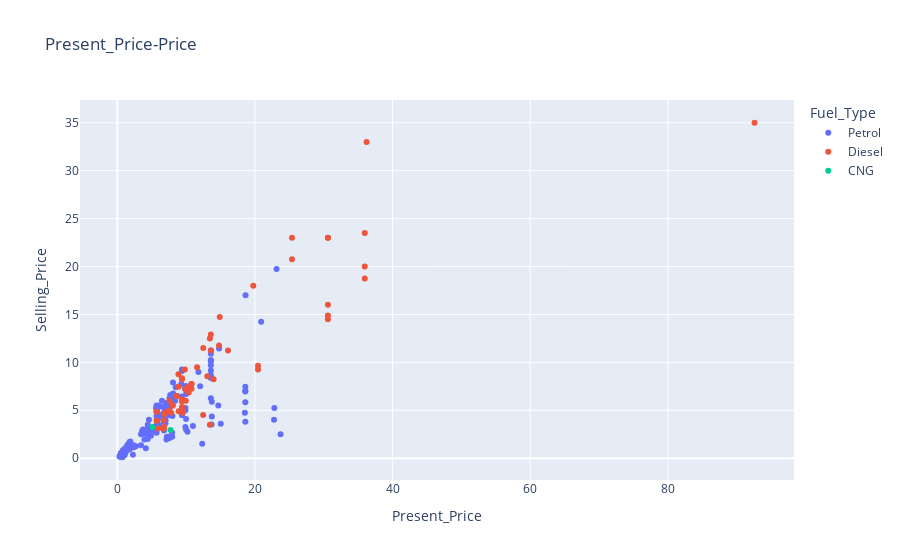

The code cell stored with this chart in its notebook:
### Code cell
fig = px.line(df, x="Present_Price", y="Selling_Price", color="Fuel_Type", title="Present_Price-Price")
fig.update_traces(mode="markers")
fig.show();

### Figure 1 — Plotly figure (JSON) as saved in the notebook; plotly's stock layout.template omitted (floating-point values rounded to 4 significant figures; data arrays with more than 128 entries replaced by an {"elided": "..."} marker saying what was removed)
{"data": [{"hovertemplate": "Fuel_Type=Petrol<br>Present_Price=%{x}<br>Selling_Price=%{y}<extra></extra>", "legendgroup": "Petrol", "line": {"color": "#636efa", "dash": "solid"}, "marker": {"symbol": "circle"}, "mode": "markers", "name": "Petrol", "orientation": "v", "showlegend": true, "type": "scatter", "x": {"elided": "239 float values"}, "xaxis": "x", "y": {"elided": "239 float values"}, "yaxis": "y"}, {"hovertemplate": "Fuel_Type=Diesel<br>Present_Price=%{x}<br>Selling_Price=%{y}<extra></extra>", "legendgroup": "Diesel", "line": {"color": "#EF553B", "dash": "solid"}, "marker": {"symbol": "circle"}, "mode": "markers", "name": "Diesel", "orientation": "v", "showlegend": true, "type": "scatter", "x": [9.54, 6.87, 9.83, 8.61, 8.89, 8.92, 10.38, 10.79, 10.79, 10.79, 10.38, 5.98, 7.49, 9.95, 8.06, 8.06, 30.61, 30.61, 19.77, 30.61, 35.96, 35.96, 35.96, 36.23, 6.95, 20.45, 6.76, 12.48, 8.93, 30.61, 14.89, 7.85, 25.39, 13.46, 13.46, 92.6, 16.09, 30.61, 25.39, 20.45, 6.79, 5.7, 14.79, 7.6, 9.4, 9.4, 6.79, 9.4, 5.7, 13.6, 9.4, 9.4, 9.4, 13.6, 9.9, 9.4, 14, 13.09, 11.6, 12.5], "xaxis": "x", "y": [4.75, 4.6, 9.25, 6.5, 8.75, 7.45, 6.85, 7.75, 7.25, 7.75, 7.45, 3.1, 4.95, 6, 5.5, 5.5, 14.9, 23, 18, 16, 19.99, 18.75, 23.5, 33, 4.75, 9.25, 3.95, 4.5, 4.9, 14.5, 14.73, 4.75, 23, 12.5, 3.49, 35, 11.25, 23, 20.75, 9.65, 3.25, 4.85, 11.75, 6, 8.25, 4.95, 3.1, 6.15, 3.9, 11.25, 5.35, 5.95, 5.2, 12.9, 7.2, 8.35, 8.25, 8.55, 9.5, 11.5], "yaxis": "y"}, {"hovertemplate": "Fuel_Type=CNG<br>Present_Price=%{x}<br>Selling_Price=%{y}<extra></extra>", "legendgroup": "CNG", "line": {"color": "#00cc96", "dash": "solid"}, "marker": {"symbol": "circle"}, "mode": "markers", "name": "CNG", "orientation": "v", "showlegend": true, "type": "scatter", "x": [5.09, 7.74], "xaxis": "x", "y": [3.25, 2.95], "yaxis": "y"}], "layout": {"legend": {"title": {"text": "Fuel_Type"}, "tracegroupgap": 0}, "title": {"text": "Present_Price-Price"}, "xaxis": {"anchor": "y", "domain": [0, 1], "title": {"text": "Present_Price"}}, "yaxis": {"anchor": "x", "domain": [0, 1], "title": {"text": "Selling_Price"}}}}
